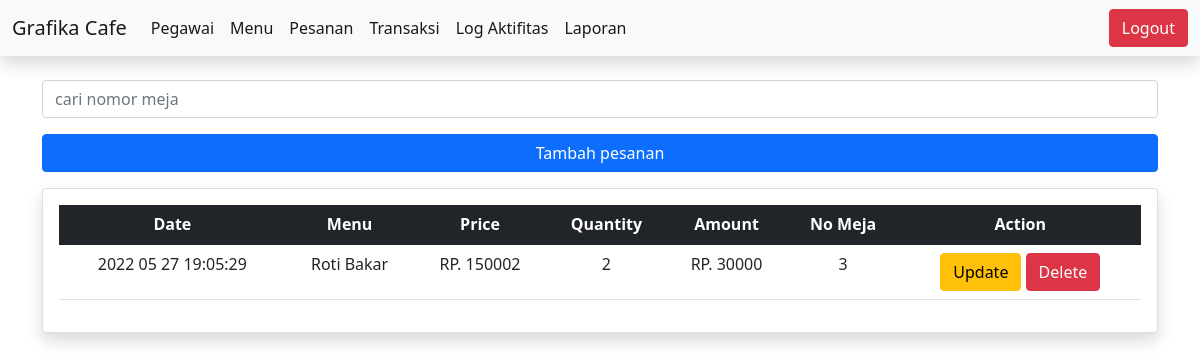
/pesanan/transaksi/ (signed in), run on an earlier commit of the app's database.
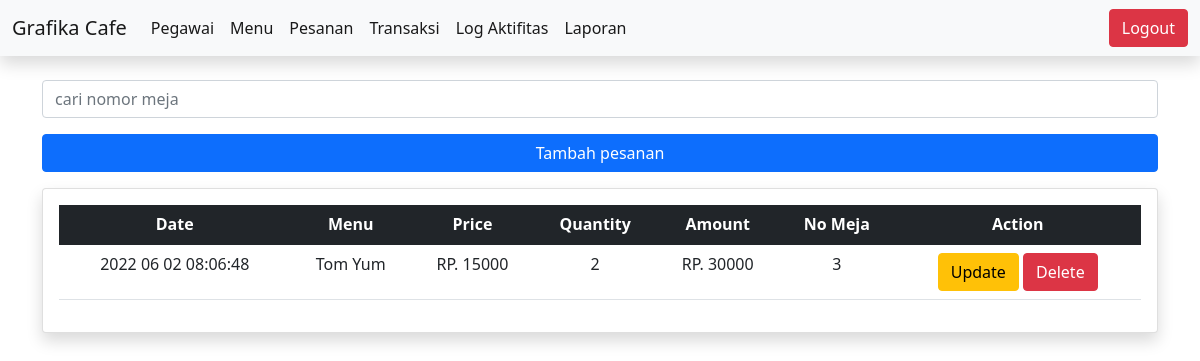
And on a later commit of the database.
### pesanan/models.py (models this page shows, shortened)
class Pesanan(models.Model):
    kasir = models.ForeignKey(settings.AUTH_USER_MODEL, on_delete=models.SET_NULL, blank=True, null=True)
    no_meja = models.IntegerField(default=0)
    menu = models.ForeignKey(Menu, on_delete=models.CASCADE)
    quantity = models.IntegerField(default=0)
    price = models.IntegerField(default=0)
    amount = models.IntegerField(default=0)
    date = models.DateTimeField(blank=True, null=True, auto_created=True)
    class Meta:
        ordering = ['-date']

### menu/models.py (models this page shows, shortened)
class Menu(models.Model):
    stocks = (
        (TERSEDIA, 'Tersedia'),
        (TIDAK_TERSEDIA, 'Tidak Tersedia'),
    )
    name = models.CharField(max_length=100)
    price = models.IntegerField()
    image = models.ImageField(upload_to="upload/menu/")
    desc = models.CharField(max_length=100)
    stok = models.CharField(max_length=100, choices=stocks, default=TERSEDIA)
    author = models.ForeignKey(Pegawai, on_delete=models.CASCADE)

### pesanan/views.py (the view, shortened to what this page needs)
# urls.py: path('transaksi/', views.transaksi, name='transaksi'),
@login_required
def transaksi(request):
    context = {
        'transaksi': Pesanan.objects.all()
    }
    search_meja = request.GET.get('search')
    return render(request, 'transaksi.html', context)

### templates/transaksi.html (shortened to what this page needs)
{% extends 'base.html' %}
{% block content %}
<div class="d-grid gap-2">
  <form method="get">
    <input name="search" placeholder="cari nomor meja" class="form-control"/>
  </form>
</div>
<div class="d-grid gap-2">
  <a class="btn btn-primary mb-3" href="{% url 'pesanan' %}" role="button">Tambah pesanan</a>
</div>
<div class="card shadow">
  <div class="card-body">
    <table class="table">
  <thead class="table-dark">
    <tr>
      <th scope="col" class = "text-center">Date</th>
      <th scope="col" class = "text-center">Menu</th>
      <th scope="col" class = "text-center">Price</th>
      <th scope="col" class = "text-center">Quantity</th>
      <th scope="col" class = "text-center">Amount</th>
      <th scope="col" class = "text-center">No Meja</th>
      <th scope="col" class = "text-center">Action</th>
    </tr>
  </thead>
  <tbody>
      {% for t in transaksi %}
    <tr>
      <td class = "text-center">{{t.date|date:"Y m d H:m:s"}}</td>
      <td class = "text-center">{{t.menu.name}}</td>
      <td class = "text-center">RP. {{t.menu.price}}</td>
      <td class = "text-center">{{t.quantity}}</td>
      <td class = "text-center">RP. {{t.amount}}</td>
      <td class = "text-center">{{t.no_meja}}</td>
      <td class = "text-center">
          <button type="button" class="btn btn-warning" data-bs-toggle="modal" data-bs-target="#exampleModalUpdate-{{t.id}}">Update</button>
          <button type="button" class="btn btn-danger" data-bs-toggle="modal" data-bs-target="#exampleModalDelete-{{t.id}}">Delete</button>
      </td>
      {% endfor %}
    </tr>
  </tbody>
</table>
  </div>
</div>
{% endblock content %}

What changed in the data, as far as the page shows it:
removed Pesanan: date "2022 05 27 19:05:29", menu.name "Roti Bakar", menu.price "150002", quantity "2", amount "30000", no_meja "3"
added Pesanan: date "2022 06 02 08:06:48", menu.name "Tom Yum", menu.price "15000", quantity "2", amount "30000", no_meja "3"
